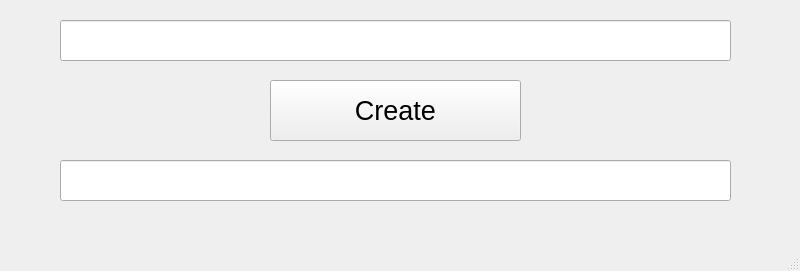
<?xml version="1.0" encoding="UTF-8"?>
<ui version="4.0">
 <class>MainWindow</class>
 <widget class="QMainWindow" name="MainWindow">
  <property name="geometry">
   <rect>
    <x>0</x>
    <y>0</y>
    <width>800</width>
    <height>271</height>
   </rect>
  </property>
  <property name="windowTitle">
   <string>MainWindow</string>
  </property>
  <widget class="QWidget" name="centralwidget">
   <widget class="QLineEdit" name="input">
    <property name="geometry">
     <rect>
      <x>60</x>
      <y>20</y>
      <width>671</width>
      <height>41</height>
     </rect>
    </property>
   </widget>
   <widget class="QLineEdit" name="output">
    <property name="geometry">
     <rect>
      <x>60</x>
      <y>160</y>
      <width>671</width>
      <height>41</height>
     </rect>
    </property>
   </widget>
   <widget class="QPushButton" name="createArray">
    <property name="geometry">
     <rect>
      <x>270</x>
      <y>80</y>
      <width>251</width>
      <height>61</height>
     </rect>
    </property>
    <property name="font">
     <font>
      <pointsize>20</pointsize>
     </font>
    </property>
    <property name="text">
     <string>Create</string>
    </property>
   </widget>
  </widget>
  <widget class="QMenuBar" name="menubar">
   <property name="geometry">
    <rect>
     <x>0</x>
     <y>0</y>
     <width>800</width>
     <height>21</height>
    </rect>
   </property>
  </widget>
  <widget class="QStatusBar" name="statusbar"/>
 </widget>
 <resources/>
 <connections/>
</ui>
